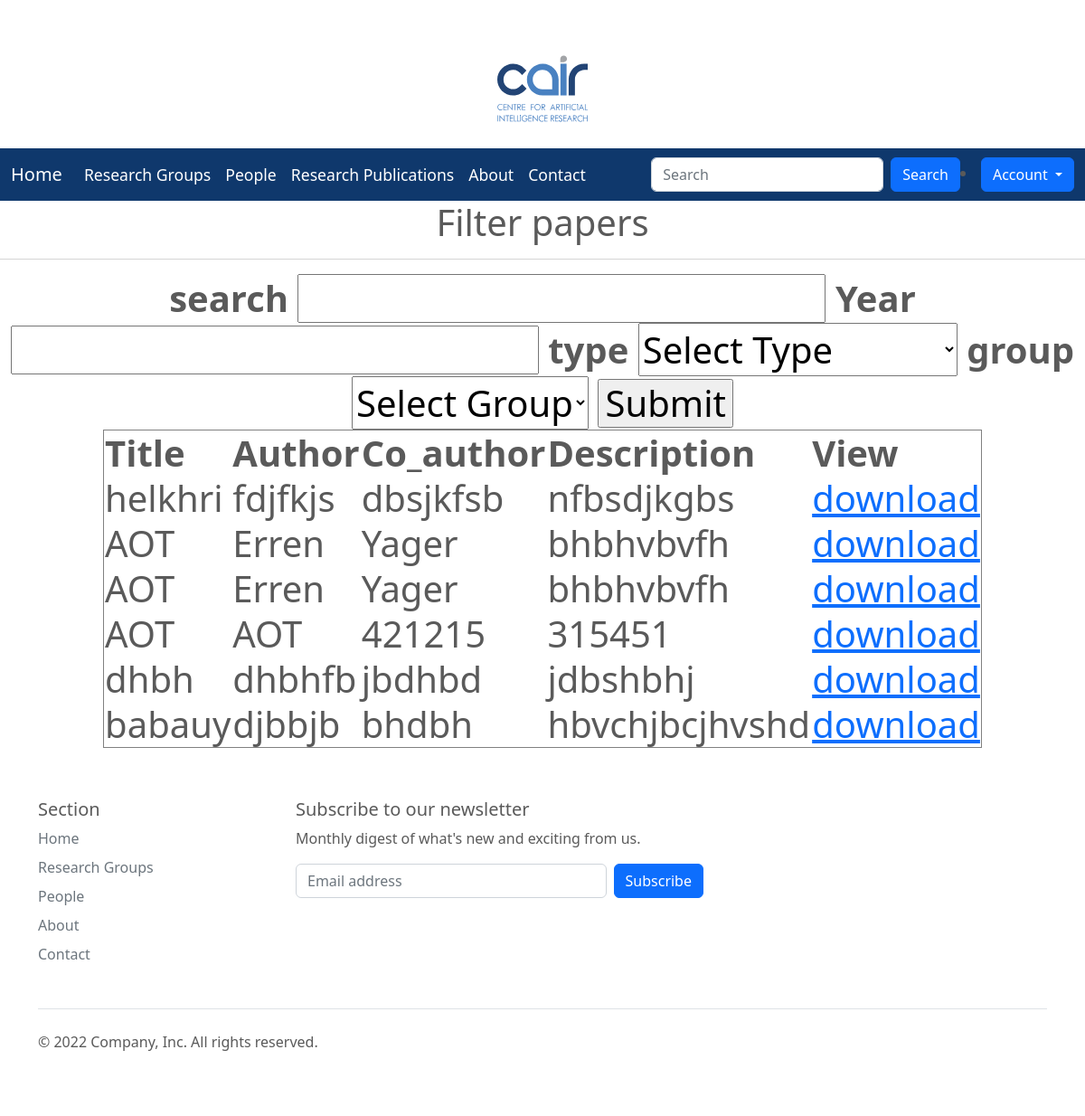
The page /papers/ on the database as committed earlier.
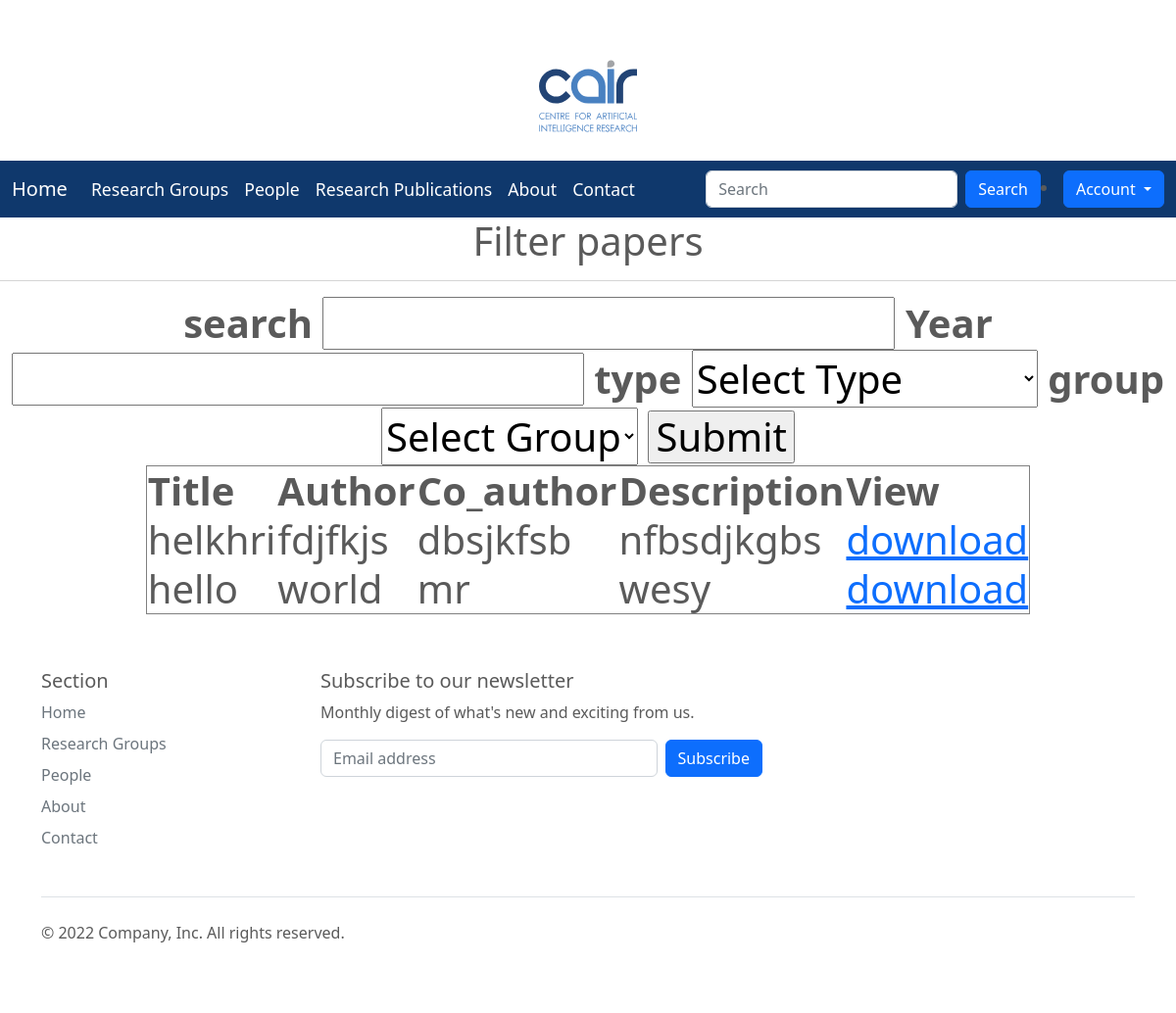
The same page on the database as committed later.
### researchapp/models.py (models this page shows, shortened)
class Paper(models.Model):
    title = models.CharField(max_length=100)
    author = models.CharField(max_length=50)
    co_author = models.CharField(max_length=50)
    description =  models.TextField()
    category  = models.ForeignKey(PaperType, on_delete=models.CASCADE, default=None,blank=True , null=TRUE)
    group = models.ForeignKey(Group, on_delete=models.CASCADE, default=None,blank=True , null=TRUE)
    publication = models.FileField(upload_to='pdf/publications')
    peerReview = models.FileField(upload_to='pdf/peerReview', blank=True , null=TRUE)
    created = models.DateField(auto_now_add=True)
    published_by=models.ForeignKey(User, on_delete=models.CASCADE, default=None,blank=True , null=TRUE)

### researchapp/views.py (the view)
# urls.py: path('papers/', views.filter_papers, name = 'papers'),
def filter_papers(request):
    searches = ''
    dates= ''
    types = ''
    groups = ''
    if 'search' in request.GET:
        searches = request.GET['search']
    if 'date' in request.GET:
        dates = request.GET['date']
    if 'type' in request.GET:
        types = request.GET['type']
    if 'group' in request.GET:
        groups = request.GET['group']
    context = {
        'papers': filter_by_date_type_group(request, search_paper(request)),
        'groups': Group.objects.all(),
        'type': PaperType.objects.all(),
        'selected_search': searches,
        'selected_date': dates,
        'selected_type': types,
        'selected_group': groups
    }
    return render(request, 'paper.html', context)

### researchapp/views.py (called while the page is built)
def filter_by_date_type_group(request, paper_list):
    if 'date' in request.GET:
        if request.GET['date'] !='':
            paper_list = paper_list.filter(created__icontains = request.GET['date'])
    if 'type' in request.GET:
        if request.GET['type'] !='':
            paper_list = paper_list.filter(category__name__icontains = request.GET['type'])
    if 'group' in request.GET:
        if request.GET['type'] !='':
            paper_list = paper_list.filter(group__name__icontains = request.GET['group'])
    return paper_list

### researchapp/templates/paper.html (shortened to what this page needs)
{%extends 'base.html' %}
{%load static%}
{%block style%}
<link rel="stylesheet" href="{% static 'css/style1.css' %}">
<link href="https://cdn.jsdelivr.net/npm/bootstrap@5.2.0/dist/css/bootstrap.min.css"
rel="stylesheet">
<link href='https://cdnjs.cloudflare.com/ajax/libs/font-awesome/4.0.3/css/font-awesome.css' rel='stylesheet'>
<body oncontextmenu='return false' class='snippet-body'>
{%endblock%}
{%block body%}
<body>
    <center>
        <h1> Filter papers <h1>
        <hr>
        <form method = 'GET' action = "{% url 'papers'%}">
            <label for="search"><b>search</b></label>
            <input type="text"  name = 'search' {% if selected_search == ''%} value = '' {%else%} value = '{{selected_search}}'{% endif%} />
            <label for="year"><b>Year</b></label>
            <input type="text"  name = 'date'  {% if selected_date == ''%} value = '' {%else%} value = '{{selected_date}}'{% endif%}/>
            <label for="type"><b>type</b></label>
            <select id="type" name="type">
            <option {% if selected_type == ''%} selected {% endif%} value = ''> Select Type</option>
        </select>
            <label for="groups"><b>group</b></label>
            <select id="type" name="group">
                <option {% if selected_group == ''%} selected {% endif%} value = ''> Select Group</option>
        </select>
        <input type = 'submit' name = 'Search'/>
        <table border = '1'>
            <tr>
                <th>Title</th>
                <th>Author</th>
                <th>Co_author</th>
                <th>Description</th>
                <th>View</th>
            </tr>
            {% for paper in papers%}
            <tr>
                <td>{{paper.title}}</td>
                <td>{{paper.author}}</td>
                <td>{{paper.co_author}}</td>
                <td>{{paper.description}}</td>
                <td><a href = '{{ paper.publication.url }}'> download </a></td>
            </tr>
            {% endfor%}
        </table>
    </center>
</body>
{%endblock%}

Rows that differ between the two databases and show on the page:
removed Paper: title "AOT", author "Erren", co_author "Yager", description "bhbhvbvfh"
removed Paper: title "AOT", author "Erren", co_author "Yager", description "bhbhvbvfh"
removed Paper: title "AOT", author "AOT", co_author "421215", description "315451"
removed Paper: title "dhbh", author "dhbhfb", co_author "jbdhbd", description "jdbshbhj"
removed Paper: title "babauy", author "djbbjb", co_author "bhdbh", description "hbvchjbcjhvshd"
added Paper: title "hello", author "world", co_author "mr", description "wesy"
